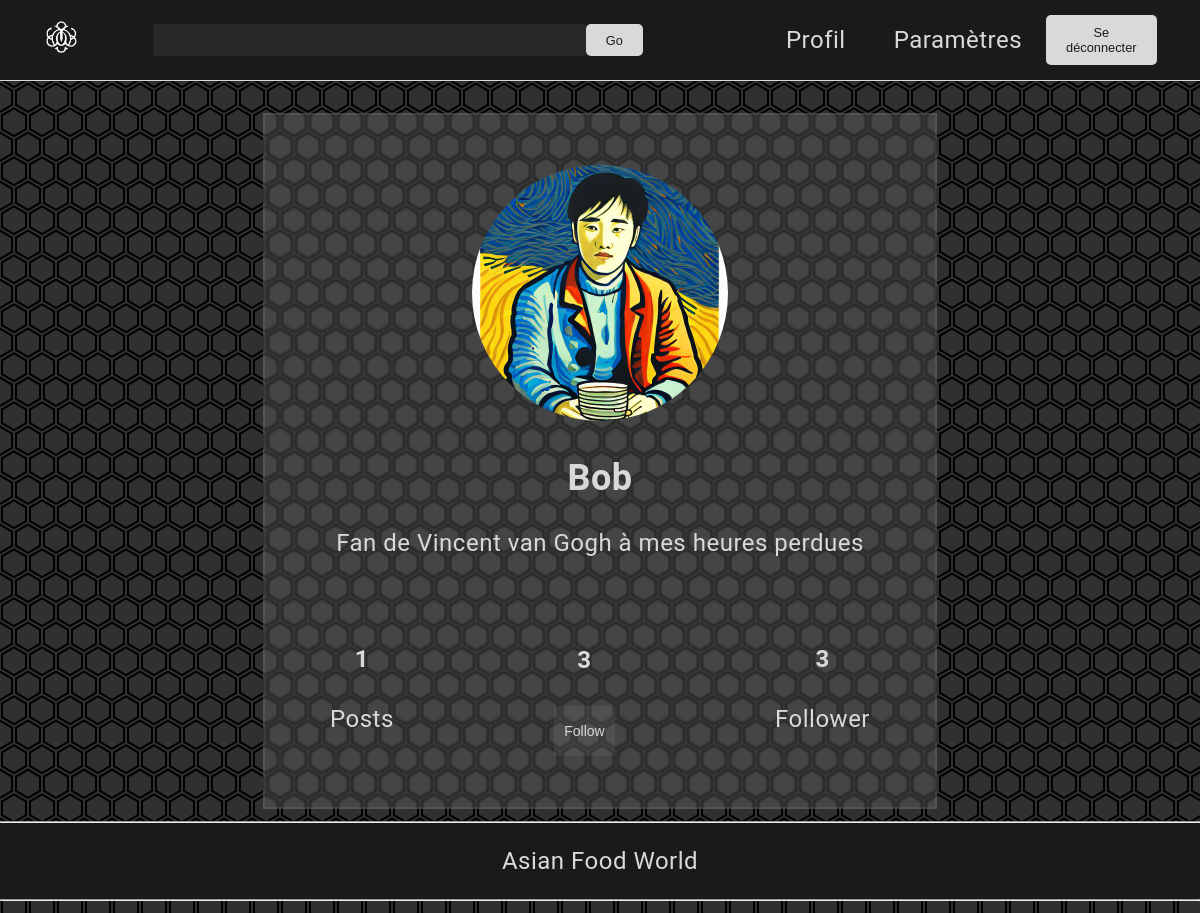
Page /Profil.php?user_pseudo=Bob (signed in) on the committed database.
### tables this page shows
CREATE TABLE IF NOT EXISTS T_USER_PROFILE
 (
   USER_ID BIGINT(4) NOT NULL AUTO_INCREMENT ,
   USER_EMAIL VARCHAR(128) NOT NULL  ,
   USER_DESC VARCHAR(128) NOT NULL  ,
   USER_PP VARCHAR(256) NOT NULL  ,
   USER_PSEUDO VARCHAR(50) NOT NULL  ,
   USER_NAME VARCHAR(50) NOT NULL  ,
   USER_SURNAME VARCHAR(50) NOT NULL  ,
   USER_PASSWORD VARCHAR(256) NOT NULL ,  
   USER_CREATED datetime NOT NULL  ,
   PRIMARY KEY (USER_ID) 
 ) 
 comment = "";

### Parties/card.php (the view, shortened to what this page needs)
<?php
$user_pp = $user_data['user_pp'];
$user_pseudo = $user_data['user_pseudo'];
$user_desc = $user_data['user_desc'];
?>
<div class="card">
  <div class="profilePic">
    <img src="<?php echo (isset($user_pp) && !empty($user_pp)) ? $user_pp : './IMG/profilepic1.png'; ?>"
      alt="Image de profil">
  </div>
  <div class="username">
    <h2>
      <?php echo "$user_pseudo" ?>
    </h2>
    <p>
      <?php echo "$user_desc" ?>
    </p>
  </div>
  <div class="details">
    <div class="posted">
      <h4>
        <?php
        $conn->CountPost($user_id);
        ?>
      </h4>
      <p>Posts</p>
    </div>
    <div class="Follow">
      <h4>
        <?php
        $conn->CountFollowers($user_id);
        ?>
      </h4>
      <?php
      if (strtolower($user_pseudo) == strtolower($cook->getUsername())) {
        ?>
        <p>Followers</p>
        <form action="./Relation.php">
          <input type="submit" name="follow" value="Voir la liste">
        </form>
        <?php
      } else {
        $this_user_id = $conn->getUserData($cook->getUsername())['user_id'];
        if ($conn->checkFollow($this_user_id, $user_id)) {
          $f = "UnFollow";
        } else {
          $f = "Follow";
        }
        ?>
        <form action="redirect.php" method="post">
          <input type="submit" name="follow" value="<?php echo $f; ?>">
        </form>
        <?php
      }
      ?>
    </div>
    <div class="Follower">
      <h4>
      </h4>
      <p>Follower</p>
    </div>
  </div>
</div>

### CSS/style1.css (style rules this page uses)
:root { --border-radius: 5px; --secondary-color: 217, 217, 217; --main-color: 26, 26, 27; --transition: 500ms; }
body { color: rgb(var(--secondary-color)); font-family: 'Roboto', sans-serif; font-size: 1.5em; margin: 0; padding: 0; text-align: center; letter-spacing: 0.5px; background-image: url(../IMG/background.svg); background-color: rgb(var(--main-color), 0.9); background-attachment: fixed; }
* { scrollbar-width: none; scrollbar-color: rgb(var(--secondary-color)) rgba(var(--secondary-color), 0.07); }
input, textarea { height: 50px; width: 100%; background-color: rgba(var(--secondary-color), 0.07); border-radius: 3px; border: none; padding: 0 10px; font-size: 14px; margin-left: auto; margin-right: auto; max-width: fit-content; }
input::placeholder { color: rgb(var(--secondary-color)); }
input, textarea { color: rgb(var(--secondary-color)); }
.card { display: flex; justify-content: center; align-items: center; flex-direction: column; backdrop-filter: blur(1px); padding: 50px 35px; width: 50%; }
.profilePic img { width: 256px; height: 256px; border-radius: 50%; object-fit: cover; }
.details { display: flex; justify-content: space-between; align-items: center; width: 90%; margin-top: 2rem; }
.settings, .card, .relations, .post>*, .poster>* { background-color: rgba(var(--secondary-color), 0.13); border: 2px solid rgba(var(--secondary-color), 0.1); }

### rows in the picture
t_user_profile: USER_PP (picture), USER_PSEUDO "Bob", USER_DESC "Fan de Vincent van Gogh à mes heures perdues"

### other values in the picture
$count "1"
$count "3"
